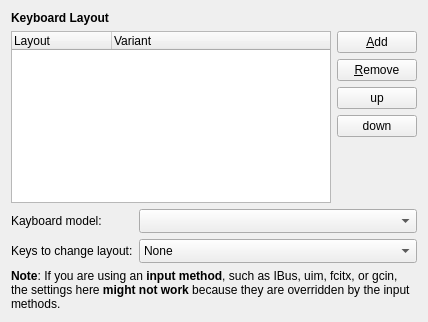
<?xml version="1.0" encoding="UTF-8"?>
<ui version="4.0">
 <class>KeyboardLayoutConfig</class>
 <widget class="QWidget" name="KeyboardLayoutConfig">
  <property name="geometry">
   <rect>
    <x>0</x>
    <y>0</y>
    <width>428</width>
    <height>322</height>
   </rect>
  </property>
  <layout class="QFormLayout" name="formLayout">
   <property name="fieldGrowthPolicy">
    <enum>QFormLayout::AllNonFixedFieldsGrow</enum>
   </property>
   <item row="0" column="0" colspan="2">
    <widget class="QLabel" name="label">
     <property name="text">
      <string>&lt;b&gt;Keyboard Layout&lt;/b&gt;</string>
     </property>
    </widget>
   </item>
   <item row="1" column="0" colspan="2">
    <layout class="QHBoxLayout" name="horizontalLayout" stretch="1,0">
     <item>
      <widget class="QTreeWidget" name="layouts">
       <property name="sizePolicy">
        <sizepolicy hsizetype="Expanding" vsizetype="Expanding">
         <horstretch>1</horstretch>
         <verstretch>1</verstretch>
        </sizepolicy>
       </property>
       <property name="dragEnabled">
        <bool>true</bool>
       </property>
       <property name="dragDropMode">
        <enum>QAbstractItemView::InternalMove</enum>
       </property>
       <property name="rootIsDecorated">
        <bool>false</bool>
       </property>
       <property name="itemsExpandable">
        <bool>false</bool>
       </property>
       <column>
        <property name="text">
         <string>Layout</string>
        </property>
       </column>
       <column>
        <property name="text">
         <string>Variant</string>
        </property>
       </column>
      </widget>
     </item>
     <item>
      <layout class="QVBoxLayout" name="verticalLayout" stretch="0,0,0,0,1">
       <item>
        <widget class="QPushButton" name="addLayout">
         <property name="text">
          <string>&amp;Add</string>
         </property>
        </widget>
       </item>
       <item>
        <widget class="QPushButton" name="removeLayout">
         <property name="text">
          <string>&amp;Remove</string>
         </property>
        </widget>
       </item>
       <item>
        <widget class="QPushButton" name="moveUp">
         <property name="text">
          <string>up</string>
         </property>
        </widget>
       </item>
       <item>
        <widget class="QPushButton" name="moveDown">
         <property name="text">
          <string>down</string>
         </property>
        </widget>
       </item>
       <item>
        <spacer name="verticalSpacer">
         <property name="orientation">
          <enum>Qt::Vertical</enum>
         </property>
         <property name="sizeHint" stdset="0">
          <size>
           <width>20</width>
           <height>40</height>
          </size>
         </property>
        </spacer>
       </item>
      </layout>
     </item>
    </layout>
   </item>
   <item row="2" column="0">
    <widget class="QLabel" name="label_2">
     <property name="text">
      <string>Kayboard model:</string>
     </property>
    </widget>
   </item>
   <item row="2" column="1">
    <widget class="QComboBox" name="keyboardModel">
     <property name="sizeAdjustPolicy">
      <enum>QComboBox::AdjustToMinimumContentsLengthWithIcon</enum>
     </property>
    </widget>
   </item>
   <item row="3" column="0">
    <widget class="QLabel" name="label_3">
     <property name="text">
      <string>Keys to change layout:</string>
     </property>
    </widget>
   </item>
   <item row="3" column="1">
    <widget class="QComboBox" name="switchKey">
     <property name="sizeAdjustPolicy">
      <enum>QComboBox::AdjustToMinimumContentsLengthWithIcon</enum>
     </property>
     <item>
      <property name="text">
       <string>None</string>
      </property>
     </item>
    </widget>
   </item>
   <item row="4" column="0" colspan="2">
    <widget class="QLabel" name="label_4">
     <property name="text">
      <string>&lt;html&gt;&lt;head/&gt;&lt;body&gt;&lt;p&gt;&lt;span style=&quot; font-weight:600;&quot;&gt;Note&lt;/span&gt;: If you are using an &lt;span style=&quot; font-weight:600;&quot;&gt;input method&lt;/span&gt;, such as IBus, uim, fcitx, or gcin, the settings here &lt;span style=&quot; font-weight:600;&quot;&gt;might not work&lt;/span&gt; because they are overridden by the input methods.&lt;/p&gt;&lt;/body&gt;&lt;/html&gt;</string>
     </property>
     <property name="wordWrap">
      <bool>true</bool>
     </property>
    </widget>
   </item>
  </layout>
 </widget>
 <resources/>
 <connections/>
</ui>
